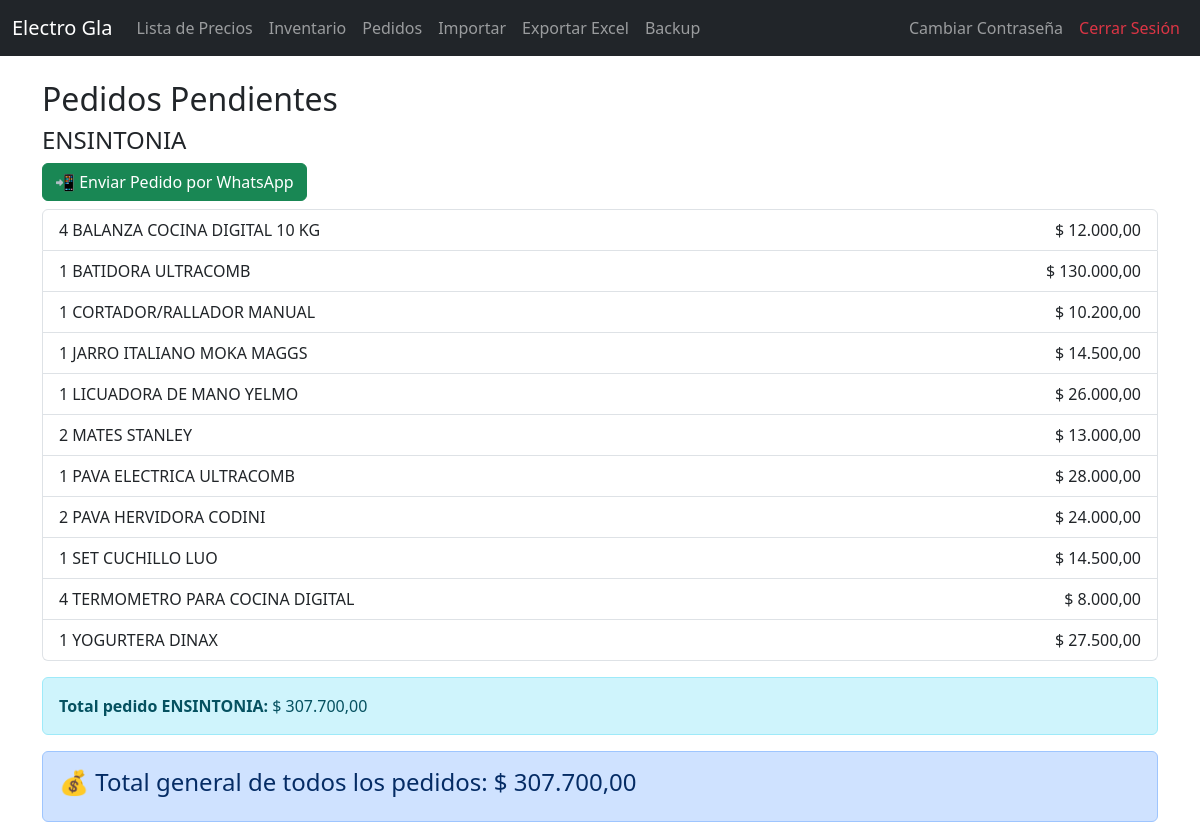
/pedidos (signed in), run on the app's committed database.
### tables this page shows
CREATE TABLE productos (
        id INTEGER PRIMARY KEY AUTOINCREMENT,
        nombre TEXT NOT NULL,
        cantidad INTEGER NOT NULL,
        stock_minimo INTEGER NOT NULL,
        precio_costo REAL NOT NULL,
        proveedor TEXT NOT NULL,
        ganancia REAL DEFAULT 0
    );

### app_negocio.py (the view)
@app.route("/pedidos")
def pedidos():
    if "usuario" not in session:
        return redirect(url_for("login"))
    pedidos = generar_pedidos()
    enlaces = {}
    totales = {}      # 🔹 Nuevo diccionario para totales por proveedor
    total_general = 0 # 🔹 Total general de todos los pedidos
    for prov, lista in pedidos.items():
        enlaces[prov] = f"https://wa.me/?text={generar_mensaje_whatsapp(prov, lista)}"
        total_prov = sum(p["faltante"] * p["precio_costo"] for p in lista)
        totales[prov] = total_prov
        total_general += total_prov
    return render_template("pedidos.html",
                           pedidos=pedidos,
                           enlaces=enlaces,
                           totales=totales,
                           total_general=total_general)

### app_negocio.py (called while the page is built)
@app.template_filter('precio')
def format_precio(value):
    try:
        return f"{float(value):,.2f}".replace(',', 'X').replace('.', ',').replace('X', '.')
    except:
        return value

def get_connection():
    conn = sqlite3.connect(DB_NAME)
    conn.row_factory = sqlite3.Row
    return conn

def obtener_productos():
    conn = get_connection()
    productos = conn.execute("SELECT * FROM productos ORDER BY LOWER(nombre)").fetchall()
    conn.close()
    return productos

def generar_pedidos():
    pedidos = {}
    for p in obtener_productos():
        faltante = p["stock_minimo"] - p["cantidad"]
        if faltante > 0:
            prov = p["proveedor"]
            if prov not in pedidos:
                pedidos[prov] = []
            pedidos[prov].append({
                "faltante": faltante,
                "nombre": p["nombre"],        # 🔹 ya no enviamos 'cantidad' ni 'stock_minimo'
                "precio_costo": p["precio_costo"]
            })
    return pedidos

def generar_mensaje_whatsapp(proveedor, lista_productos):
    mensaje = f"📦 *Pedido para {proveedor}* 📦\n\n"
    for p in lista_productos:
        mensaje += f"- {p['faltante']} {p['nombre']}\n"
    return urllib.parse.quote(mensaje)

### templates/pedidos.html (shortened to what this page needs)
{% extends "layout.html" %}
{% block content %}
<h2>Pedidos Pendientes</h2>
{% if pedidos %}
    {% for proveedor, lista in pedidos.items() %}
        <h4>{{ proveedor }}</h4>
        <a href="{{ enlaces[proveedor] }}" target="_blank" class="btn btn-success mb-2">📲 Enviar Pedido por WhatsApp</a>
        <ul class="list-group mb-3">
        {% for p in lista %}
            <li class="list-group-item">
                {{ p['faltante'] }} {{ p['nombre'] }}
                <span class="float-end"> $ {{ (p['faltante'] * p['precio_costo'])|precio }} </span>
            </li>
        {% endfor %}
        </ul>
        <div class="alert alert-info">
            <strong>Total pedido {{ proveedor }}:</strong> $ {{ totales[proveedor]|precio }}
        </div>
    {% endfor %}
    <div class="alert alert-primary">
        <h4>💰 Total general de todos los pedidos: $ {{ total_general|precio }}</h4>
    </div>
{% else %}
    <p>No hay pedidos pendientes 🎉</p>
{% endif %}
{% endblock %}

### templates/layout.html (shortened to what this page needs)
<!DOCTYPE html>
<html lang="es">
<head>
    <link rel="stylesheet" href="https://cdn.jsdelivr.net/npm/bootstrap@5.3.0/dist/css/bootstrap.min.css">
</head>
<body>
<nav class="navbar navbar-expand-lg navbar-dark bg-dark mb-4">
  <div class="container-fluid">
    <a class="navbar-brand" href="{{ url_for('lista_precios') }}">Electro Gla</a>
    <div class="collapse navbar-collapse" id="navbarNav">
      <ul class="navbar-nav me-auto">
    <li class="nav-item"><a class="nav-link" href="{{ url_for('lista_precios') }}">Lista de Precios</a></li>
    <li class="nav-item"><a class="nav-link" href="{{ url_for('inventario') }}">Inventario</a></li>
    <li class="nav-item"><a class="nav-link" href="{{ url_for('pedidos') }}">Pedidos</a></li>
    <li class="nav-item"><a class="nav-link" href="{{ url_for('importar_excel') }}">Importar</a></li>
    <li class="nav-item"><a class="nav-link" href="{{ url_for('exportar_excel') }}">Exportar Excel</a></li>
    <li class="nav-item"><a class="nav-link" href="{{ url_for('backup') }}">Backup</a></li>
</ul>
      <ul class="navbar-nav ms-auto">
        {% if session.get('usuario') %}
        <li class="nav-item"><a class="nav-link" href="{{ url_for('cambiar_password') }}">Cambiar Contraseña</a></li>
        <li class="nav-item"><a class="nav-link text-danger" href="{{ url_for('logout') }}">Cerrar Sesión</a></li>
        {% endif %}
      </ul>
    </div>
  </div>
</nav>
<div class="container">
    {% block content %}{% endblock %}
</div>
</body>
</html>

### data on the page
productos: proveedor "ENSINTONIA", faltante "4", nombre "BALANZA COCINA DIGITAL 10 KG", (p['faltante']*p['precio_costo'])|precio "12.000,00", proveedor "307.700,00"
productos: faltante "1", nombre "BATIDORA ULTRACOMB", (p['faltante']*p['precio_costo'])|precio "130.000,00"
productos: faltante "1", nombre "CORTADOR/RALLADOR MANUAL", (p['faltante']*p['precio_costo'])|precio "10.200,00"
productos: faltante "1", nombre "JARRO ITALIANO MOKA MAGGS", (p['faltante']*p['precio_costo'])|precio "14.500,00"
productos: faltante "1", nombre "LICUADORA DE MANO YELMO", (p['faltante']*p['precio_costo'])|precio "26.000,00"
productos: faltante "2", nombre "MATES STANLEY", (p['faltante']*p['precio_costo'])|precio "13.000,00"
productos: faltante "1", nombre "PAVA ELECTRICA ULTRACOMB", (p['faltante']*p['precio_costo'])|precio "28.000,00"
productos: faltante "2", nombre "PAVA HERVIDORA CODINI", (p['faltante']*p['precio_costo'])|precio "24.000,00"
productos: faltante "1", nombre "SET CUCHILLO LUO", (p['faltante']*p['precio_costo'])|precio "14.500,00"
productos: faltante "4", nombre "TERMOMETRO PARA COCINA DIGITAL", (p['faltante']*p['precio_costo'])|precio "8.000,00"
productos: faltante "1", nombre "YOGURTERA DINAX", (p['faltante']*p['precio_costo'])|precio "27.500,00"

### other printed values
{{ total_general|precio }} "307.700,00"
